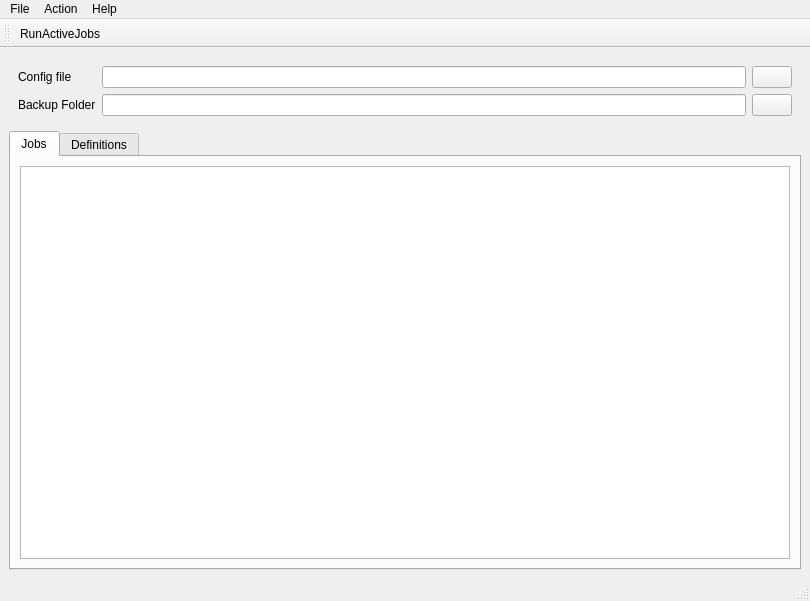
<?xml version="1.0" encoding="UTF-8"?>
<ui version="4.0">
 <class>MainWindow</class>
 <widget class="QMainWindow" name="MainWindow">
  <property name="geometry">
   <rect>
    <x>0</x>
    <y>0</y>
    <width>810</width>
    <height>601</height>
   </rect>
  </property>
  <property name="windowTitle">
   <string>BRIT (Backup the Really Import Things)</string>
  </property>
  <widget class="QWidget" name="centralwidget">
   <layout class="QVBoxLayout" name="verticalLayout">
    <item>
     <widget class="QWidget" name="configFiuleWidget" native="true">
      <layout class="QGridLayout" name="gridLayout">
       <item row="0" column="2">
        <widget class="QPushButton" name="pbOpenConfigFile">
         <property name="text">
          <string/>
         </property>
        </widget>
       </item>
       <item row="0" column="0">
        <widget class="QLabel" name="label">
         <property name="text">
          <string>Config file</string>
         </property>
        </widget>
       </item>
       <item row="0" column="1">
        <widget class="QLineEdit" name="editConfigFilename"/>
       </item>
       <item row="1" column="0">
        <widget class="QLabel" name="label_2">
         <property name="text">
          <string>Backup Folder</string>
         </property>
        </widget>
       </item>
       <item row="1" column="1">
        <widget class="QLineEdit" name="editBackupFolder"/>
       </item>
       <item row="1" column="2">
        <widget class="QPushButton" name="pbSelectBackupFolder">
         <property name="text">
          <string/>
         </property>
        </widget>
       </item>
      </layout>
     </widget>
    </item>
    <item>
     <widget class="QTabWidget" name="tabWidget">
      <property name="currentIndex">
       <number>0</number>
      </property>
      <widget class="QWidget" name="tabJobs">
       <attribute name="title">
        <string>Jobs</string>
       </attribute>
       <layout class="QVBoxLayout" name="verticalLayout_2">
        <item>
         <widget class="QTreeWidget" name="tvJobs">
          <property name="selectionMode">
           <enum>QAbstractItemView::MultiSelection</enum>
          </property>
          <property name="sortingEnabled">
           <bool>true</bool>
          </property>
          <attribute name="headerVisible">
           <bool>false</bool>
          </attribute>
          <column>
           <property name="text">
            <string notr="true">1</string>
           </property>
          </column>
         </widget>
        </item>
       </layout>
      </widget>
      <widget class="QWidget" name="tabDefinitions">
       <attribute name="title">
        <string>Definitions</string>
       </attribute>
       <layout class="QVBoxLayout" name="verticalLayout_3">
        <item>
         <widget class="QTreeWidget" name="tvDefinitions">
          <property name="selectionMode">
           <enum>QAbstractItemView::SingleSelection</enum>
          </property>
          <attribute name="headerVisible">
           <bool>false</bool>
          </attribute>
          <column>
           <property name="text">
            <string notr="true">1</string>
           </property>
          </column>
         </widget>
        </item>
       </layout>
      </widget>
     </widget>
    </item>
   </layout>
  </widget>
  <widget class="QMenuBar" name="menubar">
   <property name="geometry">
    <rect>
     <x>0</x>
     <y>0</y>
     <width>810</width>
     <height>21</height>
    </rect>
   </property>
   <widget class="QMenu" name="menuFile">
    <property name="title">
     <string>File</string>
    </property>
    <addaction name="actionOpen"/>
    <addaction name="actionSave"/>
    <addaction name="actionSave_As"/>
   </widget>
   <widget class="QMenu" name="menuAction">
    <property name="title">
     <string>Action</string>
    </property>
    <addaction name="actionRun"/>
   </widget>
   <widget class="QMenu" name="menuHelp">
    <property name="title">
     <string>Help</string>
    </property>
    <addaction name="actionHelp"/>
    <addaction name="actionAbout"/>
   </widget>
   <addaction name="menuFile"/>
   <addaction name="menuAction"/>
   <addaction name="menuHelp"/>
  </widget>
  <widget class="QStatusBar" name="statusbar"/>
  <widget class="QToolBar" name="toolBar">
   <property name="windowTitle">
    <string>toolBar</string>
   </property>
   <attribute name="toolBarArea">
    <enum>TopToolBarArea</enum>
   </attribute>
   <attribute name="toolBarBreak">
    <bool>false</bool>
   </attribute>
   <addaction name="actionRunSelectedJob"/>
  </widget>
  <action name="actionRunSelectedJob">
   <property name="text">
    <string>RunActiveJobs</string>
   </property>
   <property name="iconText">
    <string>RunActiveJobs</string>
   </property>
   <property name="toolTip">
    <string>Run active jobs</string>
   </property>
  </action>
  <action name="actionSave">
   <property name="text">
    <string>Save</string>
   </property>
  </action>
  <action name="actionSave_As">
   <property name="text">
    <string>Save As</string>
   </property>
  </action>
  <action name="actionOpen">
   <property name="text">
    <string>Open</string>
   </property>
  </action>
  <action name="actionRun">
   <property name="text">
    <string>Run</string>
   </property>
  </action>
  <action name="actionHelp">
   <property name="text">
    <string>Help</string>
   </property>
  </action>
  <action name="actionAbout">
   <property name="text">
    <string>About</string>
   </property>
  </action>
 </widget>
 <tabstops>
  <tabstop>editConfigFilename</tabstop>
  <tabstop>pbOpenConfigFile</tabstop>
  <tabstop>editBackupFolder</tabstop>
  <tabstop>pbSelectBackupFolder</tabstop>
  <tabstop>tabWidget</tabstop>
  <tabstop>tvJobs</tabstop>
  <tabstop>tvDefinitions</tabstop>
 </tabstops>
 <resources/>
 <connections/>
</ui>
